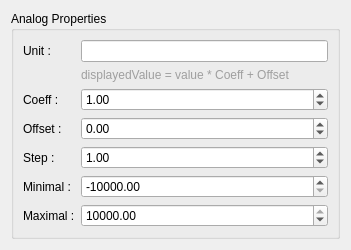
<?xml version="1.0" encoding="UTF-8"?>
<ui version="4.0">
 <class>FormAnalogProperties</class>
 <widget class="QWidget" name="FormAnalogProperties">
  <property name="geometry">
   <rect>
    <x>0</x>
    <y>0</y>
    <width>351</width>
    <height>246</height>
   </rect>
  </property>
  <property name="sizePolicy">
   <sizepolicy hsizetype="Minimum" vsizetype="Minimum">
    <horstretch>0</horstretch>
    <verstretch>0</verstretch>
   </sizepolicy>
  </property>
  <property name="windowTitle">
   <string>Form</string>
  </property>
  <layout class="QVBoxLayout" name="verticalLayout">
   <item>
    <widget class="QGroupBox" name="groupBox">
     <property name="title">
      <string>Analog Properties</string>
     </property>
     <layout class="QFormLayout" name="formLayout">
      <item row="0" column="0">
       <widget class="QLabel" name="label">
        <property name="text">
         <string>Unit :</string>
        </property>
       </widget>
      </item>
      <item row="0" column="1">
       <widget class="QLineEdit" name="edit_unit"/>
      </item>
      <item row="2" column="0">
       <widget class="QLabel" name="label_2">
        <property name="text">
         <string>Coeff :</string>
        </property>
       </widget>
      </item>
      <item row="2" column="1">
       <widget class="QDoubleSpinBox" name="spin_coeff">
        <property name="minimum">
         <double>-10000.000000000000000</double>
        </property>
        <property name="maximum">
         <double>10000.000000000000000</double>
        </property>
        <property name="singleStep">
         <double>0.010000000000000</double>
        </property>
        <property name="value">
         <double>1.000000000000000</double>
        </property>
       </widget>
      </item>
      <item row="3" column="0">
       <widget class="QLabel" name="label_3">
        <property name="text">
         <string>Offset :</string>
        </property>
       </widget>
      </item>
      <item row="3" column="1">
       <widget class="QDoubleSpinBox" name="spin_offset">
        <property name="minimum">
         <double>-10000.000000000000000</double>
        </property>
        <property name="maximum">
         <double>10000.000000000000000</double>
        </property>
        <property name="singleStep">
         <double>0.010000000000000</double>
        </property>
        <property name="value">
         <double>0.000000000000000</double>
        </property>
       </widget>
      </item>
      <item row="4" column="0">
       <widget class="QLabel" name="label_step">
        <property name="text">
         <string>Step :</string>
        </property>
       </widget>
      </item>
      <item row="4" column="1">
       <widget class="QDoubleSpinBox" name="spin_step">
        <property name="minimum">
         <double>-10000.000000000000000</double>
        </property>
        <property name="maximum">
         <double>10000.000000000000000</double>
        </property>
        <property name="singleStep">
         <double>0.010000000000000</double>
        </property>
        <property name="value">
         <double>1.000000000000000</double>
        </property>
       </widget>
      </item>
      <item row="5" column="0">
       <widget class="QLabel" name="label_min">
        <property name="text">
         <string>Minimal :</string>
        </property>
       </widget>
      </item>
      <item row="5" column="1">
       <widget class="QDoubleSpinBox" name="spin_min">
        <property name="minimum">
         <double>-10000.000000000000000</double>
        </property>
        <property name="maximum">
         <double>10000.000000000000000</double>
        </property>
        <property name="singleStep">
         <double>1.000000000000000</double>
        </property>
        <property name="value">
         <double>-10000.000000000000000</double>
        </property>
       </widget>
      </item>
      <item row="6" column="0">
       <widget class="QLabel" name="label_max">
        <property name="text">
         <string>Maximal :</string>
        </property>
       </widget>
      </item>
      <item row="6" column="1">
       <widget class="QDoubleSpinBox" name="spin_max">
        <property name="maximum">
         <double>10000.000000000000000</double>
        </property>
        <property name="value">
         <double>10000.000000000000000</double>
        </property>
       </widget>
      </item>
      <item row="1" column="1">
       <widget class="QLabel" name="label_4">
        <property name="text">
         <string>&lt;html&gt;&lt;head/&gt;&lt;body&gt;&lt;p&gt;&lt;span style=&quot; color:#9f9f9f;&quot;&gt;displayedValue = value * Coeff + Offset&lt;/span&gt;&lt;/p&gt;&lt;/body&gt;&lt;/html&gt;</string>
        </property>
       </widget>
      </item>
     </layout>
    </widget>
   </item>
  </layout>
 </widget>
 <resources/>
 <connections/>
</ui>
